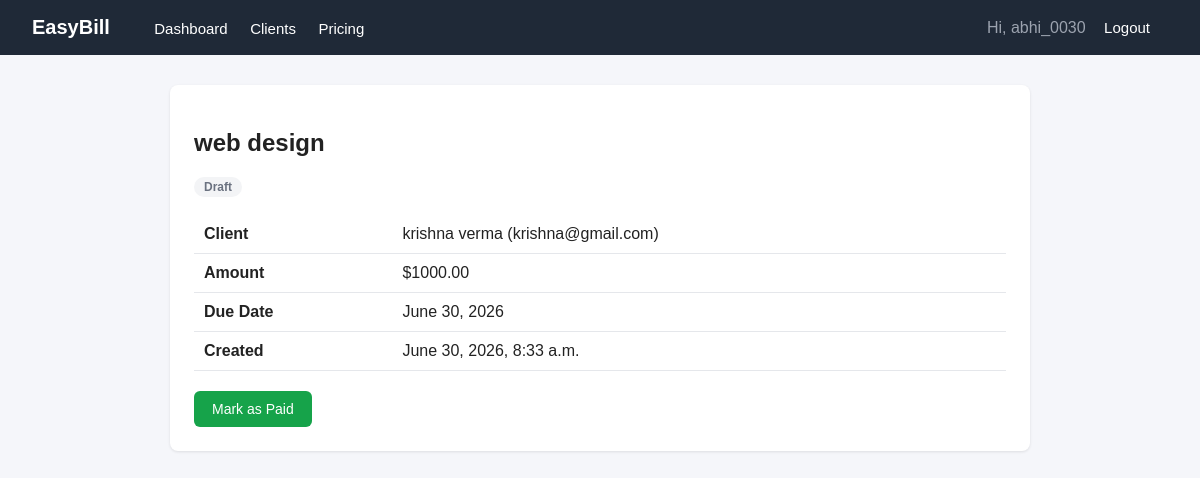
The page /invoices/1/ (signed in) on the database its author committed.
### invoices/models.py (models this page shows, shortened)
class Invoice(models.Model):
    STATUS_DRAFT = 'draft'
    STATUS_SENT = 'sent'
    STATUS_PAID = 'paid'
    STATUS_CHOICES = [
        (STATUS_DRAFT, 'Draft'),
        (STATUS_SENT, 'Sent'),
        (STATUS_PAID, 'Paid'),
    ]
    owner = models.ForeignKey(User, on_delete=models.CASCADE)
    client = models.ForeignKey(Client, on_delete=models.CASCADE)
    title = models.CharField(max_length=200, help_text="e.g. 'Website redesign work'")
    amount = models.DecimalField(max_digits=10, decimal_places=2)
    status = models.CharField(max_length=10, choices=STATUS_CHOICES, default=STATUS_DRAFT)
    created_at = models.DateTimeField(auto_now_add=True)
    due_date = models.DateField()

class Client(models.Model):
    owner = models.ForeignKey(User, on_delete=models.CASCADE)
    name = models.CharField(max_length=200)
    email = models.EmailField()
    created_at = models.DateTimeField(auto_now_add=True)

### invoices/views.py (the view)
# urls.py: path('invoices/<int:invoice_id>/', views.invoice_detail_page, name='invoice_detail'),
@login_required
def invoice_detail_page(request, invoice_id):
    invoice = get_object_or_404(Invoice, id=invoice_id, owner=request.user)
    return render(request, 'invoices/invoice_detail.html', {'invoice': invoice})

### invoices/templates/invoices/invoice_detail.html (shortened to what this page needs)
{% extends 'invoices/base.html' %}
{% block content %}
<div class="card">
    <h2>{{ invoice.title }}</h2>
    <span class="badge badge-{{ invoice.status }}">{{ invoice.get_status_display }}</span>
    <table style="margin-top:18px;">
        <tr><th>Client</th><td>{{ invoice.client.name }} ({{ invoice.client.email }})</td></tr>
        <tr><th>Amount</th><td>${{ invoice.amount }}</td></tr>
        <tr><th>Due Date</th><td>{{ invoice.due_date }}</td></tr>
        <tr><th>Created</th><td>{{ invoice.created_at }}</td></tr>
    </table>
    {% if invoice.status != 'paid' %}
    <form method="POST" action="{% url 'mark_invoice_paid' invoice.id %}" style="margin-top:20px;">
        <button type="submit" class="btn btn-green">Mark as Paid</button>
    </form>
    {% endif %}
</div>
{% endblock %}

### invoices/templates/invoices/base.html (shortened to what this page needs)
<!DOCTYPE html>
<html lang="en">
<head>
</head>
<body>
<nav>
    <div>
        <a href="{% url 'home' %}" class="brand">EasyBill</a>
        {% if user.is_authenticated %}
            <a href="{% url 'dashboard' %}">Dashboard</a>
            <a href="{% url 'client_list' %}">Clients</a>
            <a href="{% url 'pricing' %}">Pricing</a>
        {% else %}
            <a href="{% url 'pricing' %}">Pricing</a>
        {% endif %}
    </div>
    <div>
        {% if user.is_authenticated %}
            <span style="color:#9ca3af; margin-right:14px;">Hi, {{ user.username }}</span>
            <a href="{% url 'logout' %}">Logout</a>
        {% else %}
            <a href="{% url 'login' %}">Login</a>
            <a href="{% url 'signup' %}">Sign Up</a>
        {% endif %}
    </div>
</nav>
<div class="container">
    {% block content %}
    {% endblock %}
</div>
</body>
</html>

### invoices/templates/invoices/base.html (style rules this page uses)
* { box-sizing: border-box; }
body { font-family: Arial, Helvetica, sans-serif; margin: 0; background: #f5f6fa; color: #222; }
nav { background: #1f2937; padding: 16px 32px; display: flex; justify-content: space-between; align-items: center; }
nav a { color: #fff; text-decoration: none; margin-right: 18px; font-size: 15px; }
nav a.brand { font-weight: bold; font-size: 20px; margin-right: 40px; }
.container { max-width: 900px; margin: 30px auto; padding: 0 20px; }
.card { background: #fff; border-radius: 8px; padding: 24px; box-shadow: 0 1px 3px rgba(0,0,0,0.1); margin-bottom: 20px; }
.btn { display: inline-block; background: #2563eb; color: #fff; padding: 10px 18px; border-radius: 6px; text-decoration: none; border: none; font-size: 14px; cursor: pointer; }
.btn-green { background: #16a34a; }
table { width: 100%; border-collapse: collapse; }
th, td { text-align: left; padding: 10px; border-bottom: 1px solid #e5e7eb; }
.badge { display: inline-block; padding: 3px 10px; border-radius: 12px; font-size: 12px; font-weight: bold; }
.badge-draft { background: #f3f4f6; color: #6b7280; }

### rows shown on the page
Invoice: title "web design", status "Draft", client.name "krishna verma", client.email "krishna@gmail.com", amount "1000.00", due_date "June 30, 2026", created_at "June 30, 2026, 8:33 a.m."

### other values the page prints
{{ user.username }} "abhi_0030"
